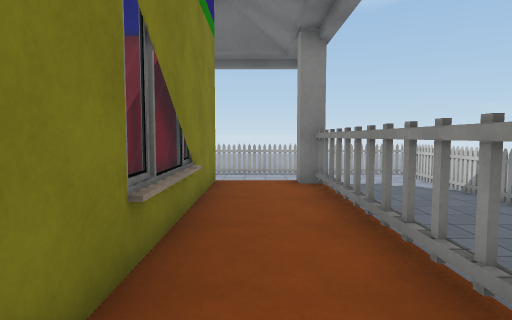
View 1 (above)

24 first-person views from a walk through a Unity game level. The camera is 1.2 m above the floor, tilts 4° down and sees 75° across. The floor is counted in squares, 1 m on a side. Each view is taken from the middle of a square. On the plan, view 1 faces up. The plan holds only what a view shows up to about 14 squares ahead; the rest is blank. The place goes on beyond the plan. The player character is not drawn. Door leaves are left out, so doorways stand open. Some surface patterns are stand-ins.

View 2
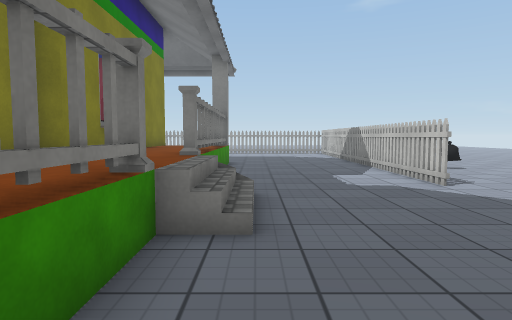

View 3
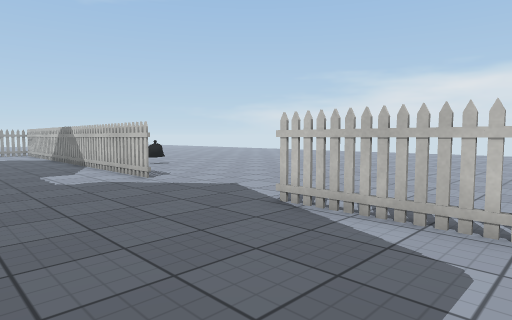

View 4
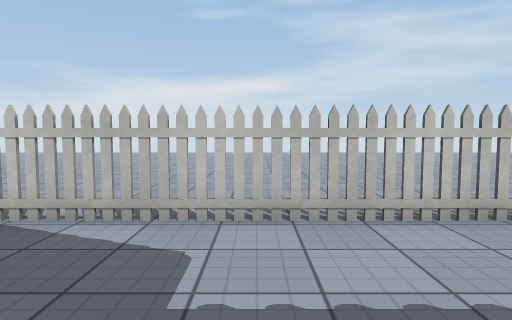

View 5
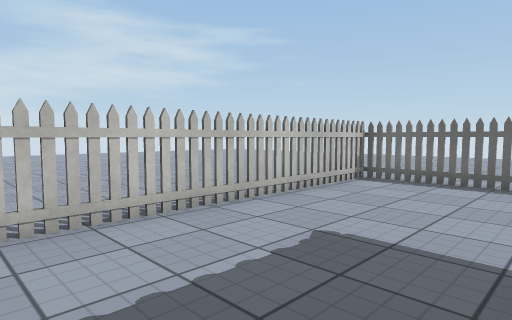

View 6
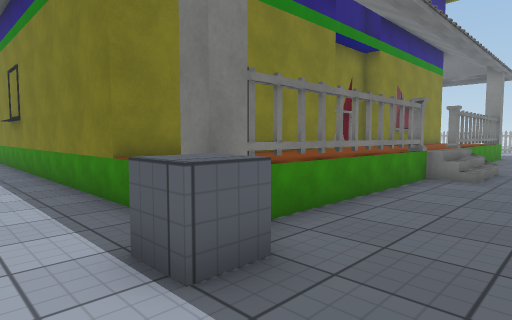

View 7
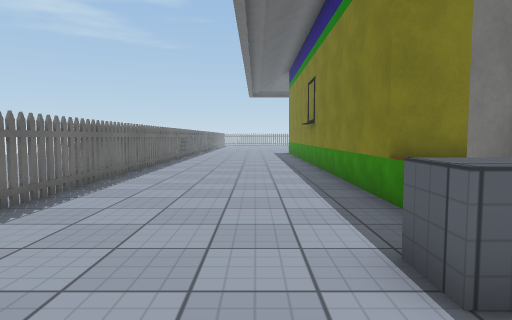

View 8
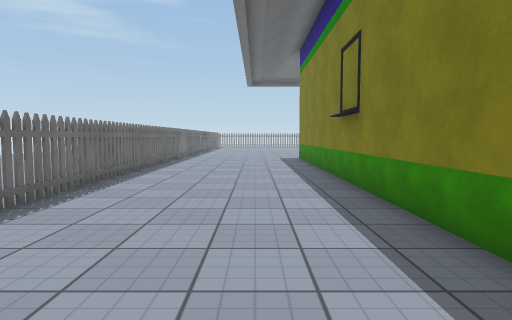

View 9
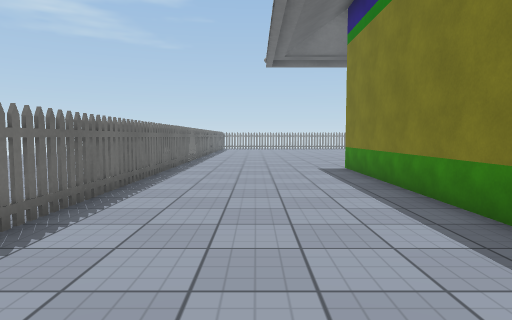

View 10
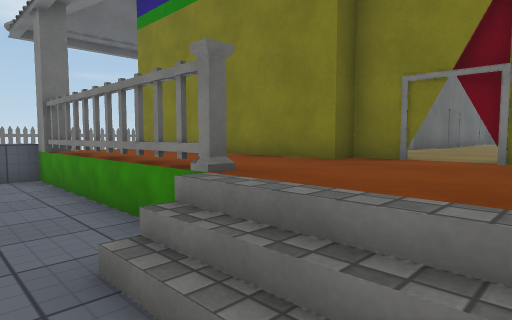

View 11
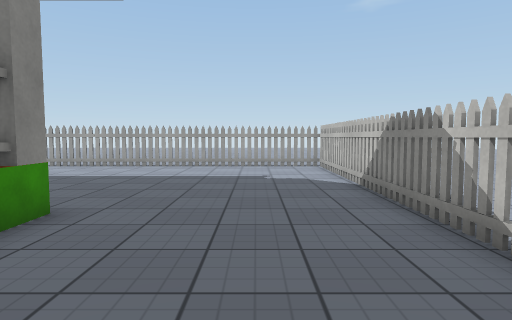

View 12
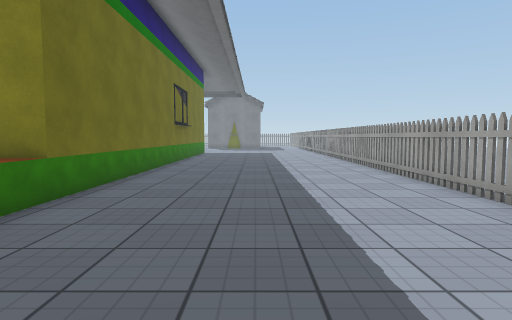

View 13
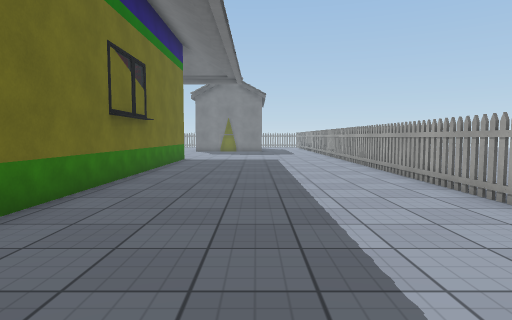

View 14
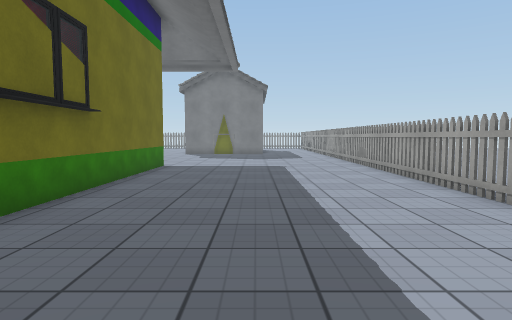

View 15
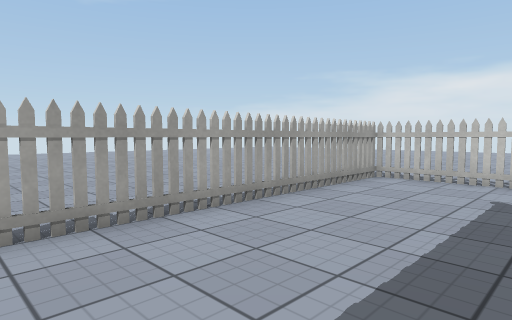

View 16
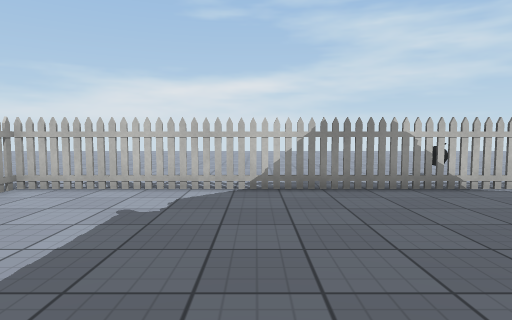

View 17
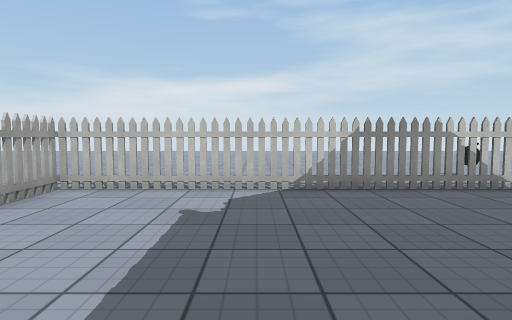

View 18
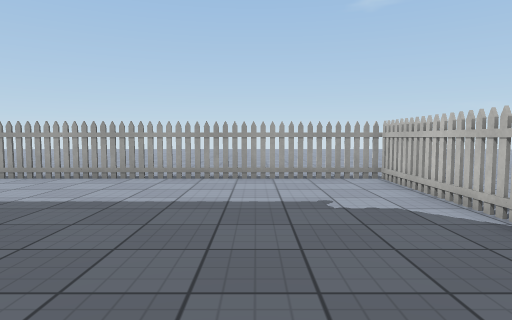

View 19
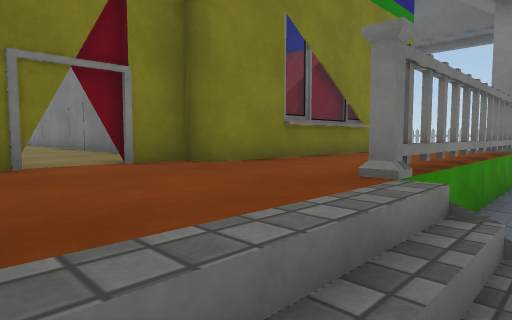

View 20
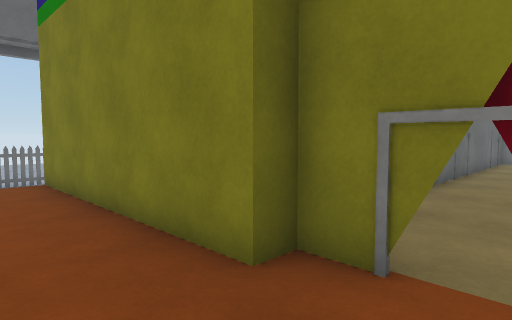

View 21
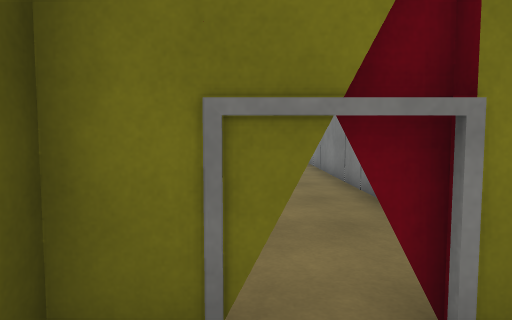

View 22
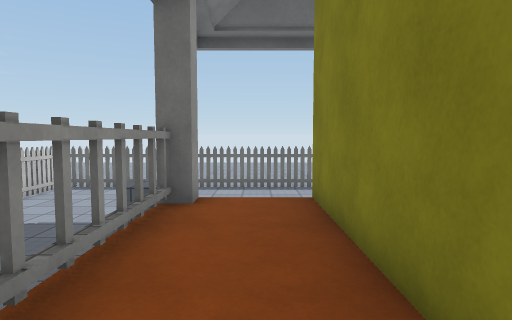

View 23
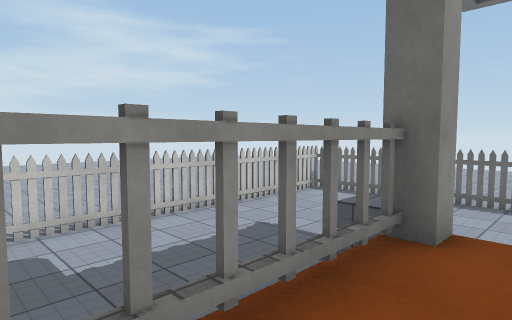

View 24
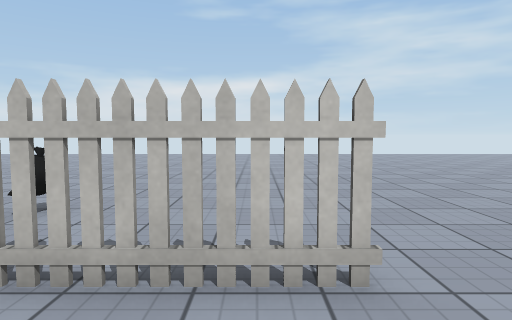

### Floor plan
Key: @ floor where view 1 was taken; # wall or solid block; x gap in a wall; . main floor; : floor 0.75 m higher than the main floor; / step, stairs or slope; D open door; = window, fence, low wall or low ledge; ^ raised ledge; v drop or lower ground; T thing the floor can be seen under or through; O other object.
Columns run from 20 left of view 1 to 14 right of it. Each row starts with its distance up from view 1.
 21               ................  ..
 20               ..   ...............
 19                 .............  ...
 18 x#####x######xx#####x#####x#.. ...
 17  ...........................#.....
 16  ...........................x......
 15  ...........................T. ....
 14  ...........................T. ...
 13  ...........................T. ...
 12  ...........................T.....
 11  ...........................T.....
 10  ...........................x......
  9 ####################=O......T. ....
  8                    #::v.....T. ....
  7                    #::v.....T.O....
  6                    #::=.....T.O....
  5                    =::v.....T......
  4                    =::=.....x......
  3                    #::=.....x......
  2                    #::x............
  1       #D####D###DD##::#/...........
  0           ::::::::D:@://...........
 -1           ::::::::D::://...........
 -2     :::DD:::::    ##:://...........
 -3     ^D^##DD^^^#    #::v.....T......
 -4                    #::v.....T......
 -5                    #::=.....T......
 -6                    #::v.....T......
 -7                    #::=.....T......
 -8                    #::=.....T......
 -9 ####################:OO.....T......
-10 ......................^^....x......
-11 ............................T......
-12 ............................T .....
-13 ............................# .....
-14 ............................# .....
-15 ............................# .....
-16 ############################# ...

Where each view was taken, in squares from view 1:
view 1: 0 up, 0 right, facing up
view 2: 6 down, 3 right, facing up
view 3: 7 down, 3 right, facing up-right
view 4: 7 down, 3 right, facing right
view 5: 7 down, 3 right, facing down-right
view 6: 12 down, 5 right, facing up-left
view 7: 12 down, 5 right, facing left
view 8: 12 down, 1 left, facing left
view 9: 13 down, 7 left, facing left
view 10: 1 up, 4 right, facing down-left
view 11: 4 up, 5 right, facing up
view 12: 13 up, 5 right, facing left
view 13: 13 up, 2 left, facing left
view 14: 13 up, 6 left, facing left
view 15: 13 up, 2 left, facing up-right
view 16: 12 up, 0 right, facing right
view 17: 13 up, 0 right, facing right
view 18: 8 up, 4 right, facing up
view 19: 2 down, 3 right, facing up-left
view 20: 0 up, 1 right, facing down-left
view 21: 1 down, 0 right, facing left
view 22: 3 down, 0 right, facing down
view 23: 5 down, 0 right, facing down-right
view 24: 3 up, 5 right, facing right
